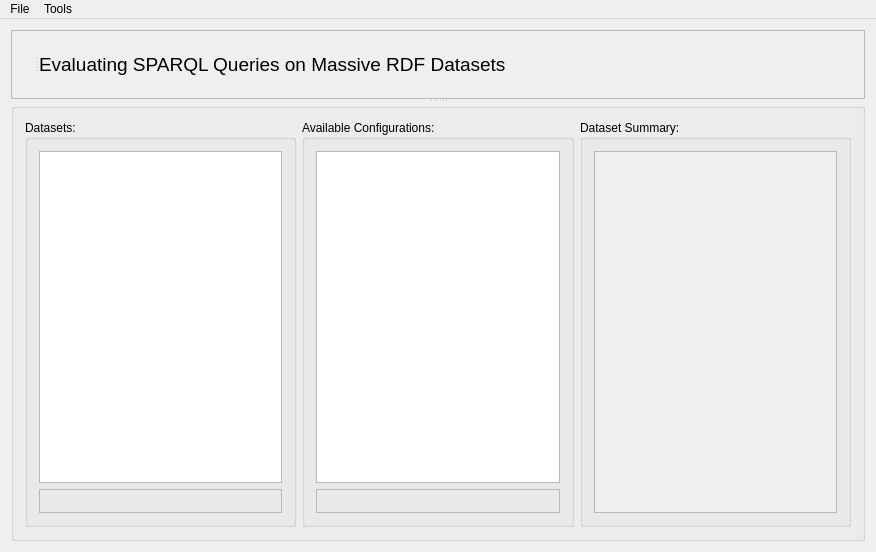
<?xml version="1.0" encoding="UTF-8"?>
<ui version="4.0">
 <class>AdHashMgmt</class>
 <widget class="QMainWindow" name="AdHashMgmt">
  <property name="geometry">
   <rect>
    <x>0</x>
    <y>0</y>
    <width>876</width>
    <height>552</height>
   </rect>
  </property>
  <property name="windowTitle">
   <string>AdHashMgmt</string>
  </property>
  <widget class="QWidget" name="centralWidget">
   <layout class="QGridLayout" name="gridLayout_2">
    <item row="0" column="0">
     <widget class="QSplitter" name="splitter_2">
      <property name="orientation">
       <enum>Qt::Vertical</enum>
      </property>
      <widget class="QFrame" name="frame">
       <property name="frameShape">
        <enum>QFrame::StyledPanel</enum>
       </property>
       <property name="frameShadow">
        <enum>QFrame::Raised</enum>
       </property>
       <layout class="QGridLayout" name="gridLayout">
        <item row="0" column="0">
         <widget class="QSplitter" name="splitter">
          <property name="orientation">
           <enum>Qt::Horizontal</enum>
          </property>
          <widget class="QLabel" name="label">
           <property name="text">
            <string/>
           </property>
           <property name="pixmap">
            <pixmap>../../images/header-kaust.jpg</pixmap>
           </property>
          </widget>
          <widget class="QLabel" name="label_2">
           <property name="font">
            <font>
             <pointsize>14</pointsize>
            </font>
           </property>
           <property name="text">
            <string>Evaluating SPARQL Queries on Massive RDF Datasets</string>
           </property>
          </widget>
         </widget>
        </item>
       </layout>
      </widget>
      <widget class="QGroupBox" name="groupBox">
       <property name="title">
        <string/>
       </property>
       <layout class="QGridLayout" name="gridLayout_4">
        <item row="0" column="2">
         <widget class="QGroupBox" name="groupBox_3">
          <property name="title">
           <string>Available Configurations:</string>
          </property>
          <layout class="QGridLayout" name="gridLayout_6">
           <item row="0" column="0">
            <widget class="QListWidget" name="configurationsList"/>
           </item>
           <item row="1" column="0">
            <widget class="QFrame" name="frame_2">
             <property name="frameShape">
              <enum>QFrame::StyledPanel</enum>
             </property>
             <property name="frameShadow">
              <enum>QFrame::Raised</enum>
             </property>
             <layout class="QGridLayout" name="gridLayout_8">
              <item row="0" column="0">
               <widget class="QDialogButtonBox" name="launcherBox">
                <property name="standardButtons">
                 <set>QDialogButtonBox::NoButton</set>
                </property>
                <property name="centerButtons">
                 <bool>true</bool>
                </property>
               </widget>
              </item>
             </layout>
            </widget>
           </item>
          </layout>
         </widget>
        </item>
        <item row="0" column="1">
         <widget class="QGroupBox" name="groupBox_2">
          <property name="title">
           <string>Datasets:</string>
          </property>
          <layout class="QGridLayout" name="gridLayout_5">
           <item row="0" column="0">
            <widget class="QListWidget" name="databasesList"/>
           </item>
           <item row="1" column="0">
            <widget class="QFrame" name="dataButtonFrame">
             <property name="frameShape">
              <enum>QFrame::StyledPanel</enum>
             </property>
             <property name="frameShadow">
              <enum>QFrame::Raised</enum>
             </property>
             <layout class="QGridLayout" name="gridLayout_3">
              <item row="0" column="0">
               <widget class="QDialogButtonBox" name="buttonBox">
                <property name="standardButtons">
                 <set>QDialogButtonBox::NoButton</set>
                </property>
                <property name="centerButtons">
                 <bool>true</bool>
                </property>
               </widget>
              </item>
             </layout>
            </widget>
           </item>
          </layout>
         </widget>
        </item>
        <item row="0" column="3">
         <widget class="QGroupBox" name="groupBox_4">
          <property name="title">
           <string>Dataset Summary:</string>
          </property>
          <layout class="QGridLayout" name="gridLayout_7">
           <item row="0" column="0">
            <widget class="QTextEdit" name="summaryText">
             <property name="enabled">
              <bool>false</bool>
             </property>
             <property name="palette">
              <palette>
               <active>
                <colorrole role="WindowText">
                 <brush brushstyle="SolidPattern">
                  <color alpha="255">
                   <red>0</red>
                   <green>0</green>
                   <blue>0</blue>
                  </color>
                 </brush>
                </colorrole>
                <colorrole role="Text">
                 <brush brushstyle="SolidPattern">
                  <color alpha="255">
                   <red>0</red>
                   <green>0</green>
                   <blue>0</blue>
                  </color>
                 </brush>
                </colorrole>
               </active>
               <inactive>
                <colorrole role="WindowText">
                 <brush brushstyle="SolidPattern">
                  <color alpha="255">
                   <red>0</red>
                   <green>0</green>
                   <blue>0</blue>
                  </color>
                 </brush>
                </colorrole>
                <colorrole role="Text">
                 <brush brushstyle="SolidPattern">
                  <color alpha="255">
                   <red>0</red>
                   <green>0</green>
                   <blue>0</blue>
                  </color>
                 </brush>
                </colorrole>
               </inactive>
               <disabled>
                <colorrole role="WindowText">
                 <brush brushstyle="SolidPattern">
                  <color alpha="255">
                   <red>0</red>
                   <green>0</green>
                   <blue>0</blue>
                  </color>
                 </brush>
                </colorrole>
                <colorrole role="Text">
                 <brush brushstyle="SolidPattern">
                  <color alpha="255">
                   <red>0</red>
                   <green>0</green>
                   <blue>0</blue>
                  </color>
                 </brush>
                </colorrole>
               </disabled>
              </palette>
             </property>
            </widget>
           </item>
          </layout>
         </widget>
        </item>
       </layout>
      </widget>
     </widget>
    </item>
   </layout>
  </widget>
  <widget class="QMenuBar" name="menuBar">
   <property name="geometry">
    <rect>
     <x>0</x>
     <y>0</y>
     <width>876</width>
     <height>20</height>
    </rect>
   </property>
   <widget class="QMenu" name="menuTt">
    <property name="title">
     <string>File</string>
    </property>
    <addaction name="actionLoad_Data"/>
    <addaction name="separator"/>
    <addaction name="actionExit"/>
   </widget>
   <widget class="QMenu" name="menuTools">
    <property name="title">
     <string>Tools</string>
    </property>
    <addaction name="actionManage_Clusters"/>
   </widget>
   <addaction name="menuTt"/>
   <addaction name="menuTools"/>
  </widget>
  <action name="actionLoad_Data">
   <property name="text">
    <string>Load Data</string>
   </property>
   <property name="shortcut">
    <string>Ctrl+N</string>
   </property>
  </action>
  <action name="actionExit">
   <property name="text">
    <string>Exit</string>
   </property>
   <property name="shortcut">
    <string>Ctrl+F4</string>
   </property>
  </action>
  <action name="actionManage_Clusters">
   <property name="text">
    <string>Manage Clusters</string>
   </property>
   <property name="shortcut">
    <string>Ctrl+C</string>
   </property>
  </action>
 </widget>
 <layoutdefault spacing="6" margin="11"/>
 <resources/>
 <connections/>
</ui>
